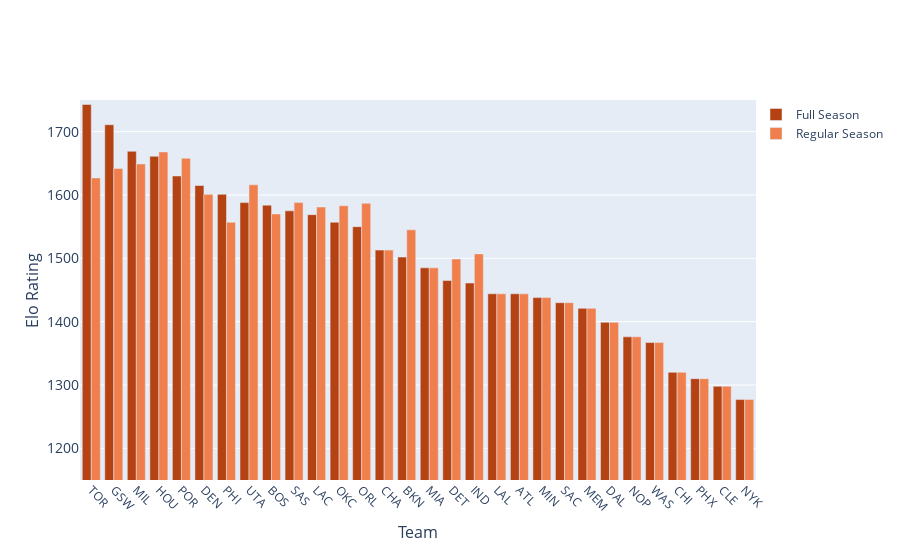

Notebook code for this chart:
### Code cell
fig = go.Figure()
fig.add_trace(go.Bar(x=sorted_fs_ratings.Acronym, 
                     y=sorted_fs_ratings.Rating, 
                     marker_color='rgb(181, 66, 19)',
                     name = "Full Season",
                          ))
fig.add_trace(go.Bar(x=sorted_rs_ratings.Acronym, 
                     y=sorted_rs_ratings.Rating,
                     name = "Regular Season",
                     marker_color='rgb(239, 127, 77)',
                          ))
fig.layout.yaxis.update(range=[1150, 1750], autorange=False)
fig.update_xaxes(tickangle=45, tickfont=dict(size=10))
fig.update_layout(yaxis=dict(
        title='Elo Rating',
        titlefont_size=16,
        tickfont_size=14,
    ), xaxis=dict(
        title='Team',
        titlefont_size=16,
        tickfont_size=12,
    ), legend=dict(
        x=1,
        y=1,
        bgcolor='rgba(255, 255, 255, 0)',
        bordercolor='rgba(255, 255, 255, 0)'
    ),
                 )
                  
fig.show()

### Figure 1 — Plotly figure (JSON) as saved in the notebook; plotly's stock layout.template omitted (floating-point values rounded to 4 significant figures)
{"data": [{"marker": {"color": "rgb(181, 66, 19)"}, "name": "Full Season", "type": "bar", "x": ["TOR", "GSW", "MIL", "HOU", "POR", "DEN", "PHI", "UTA", "BOS", "SAS", "LAC", "OKC", "ORL", "CHA", "BKN", "MIA", "DET", "IND", "LAL", "ATL", "MIN", "SAC", "MEM", "DAL", "NOP", "WAS", "CHI", "PHX", "CLE", "NYK"], "y": [1743, 1711, 1669, 1661, 1630, 1615, 1601, 1588, 1584, 1575, 1569, 1557, 1550, 1513, 1502, 1485, 1465, 1461, 1444, 1444, 1438, 1430, 1421, 1399, 1376, 1367, 1320, 1310, 1298, 1277]}, {"marker": {"color": "rgb(239, 127, 77)"}, "name": "Regular Season", "type": "bar", "x": ["HOU", "POR", "MIL", "GSW", "TOR", "UTA", "DEN", "SAS", "ORL", "OKC", "LAC", "BOS", "PHI", "BKN", "CHA", "IND", "DET", "MIA", "LAL", "ATL", "MIN", "SAC", "MEM", "DAL", "NOP", "WAS", "CHI", "PHX", "CLE", "NYK"], "y": [1668, 1658, 1649, 1642, 1627, 1616, 1601, 1588, 1587, 1583, 1581, 1570, 1557, 1545, 1513, 1507, 1499, 1485, 1444, 1444, 1438, 1430, 1421, 1399, 1376, 1367, 1320, 1310, 1298, 1277]}], "layout": {"legend": {"bgcolor": "rgba(255, 255, 255, 0)", "bordercolor": "rgba(255, 255, 255, 0)", "x": 1, "y": 1}, "xaxis": {"tickangle": 45, "tickfont": {"size": 12}, "title": {"font": {"size": 16}, "text": "Team"}}, "yaxis": {"autorange": false, "range": [1150, 1750], "tickfont": {"size": 14}, "title": {"font": {"size": 16}, "text": "Elo Rating"}}}}
